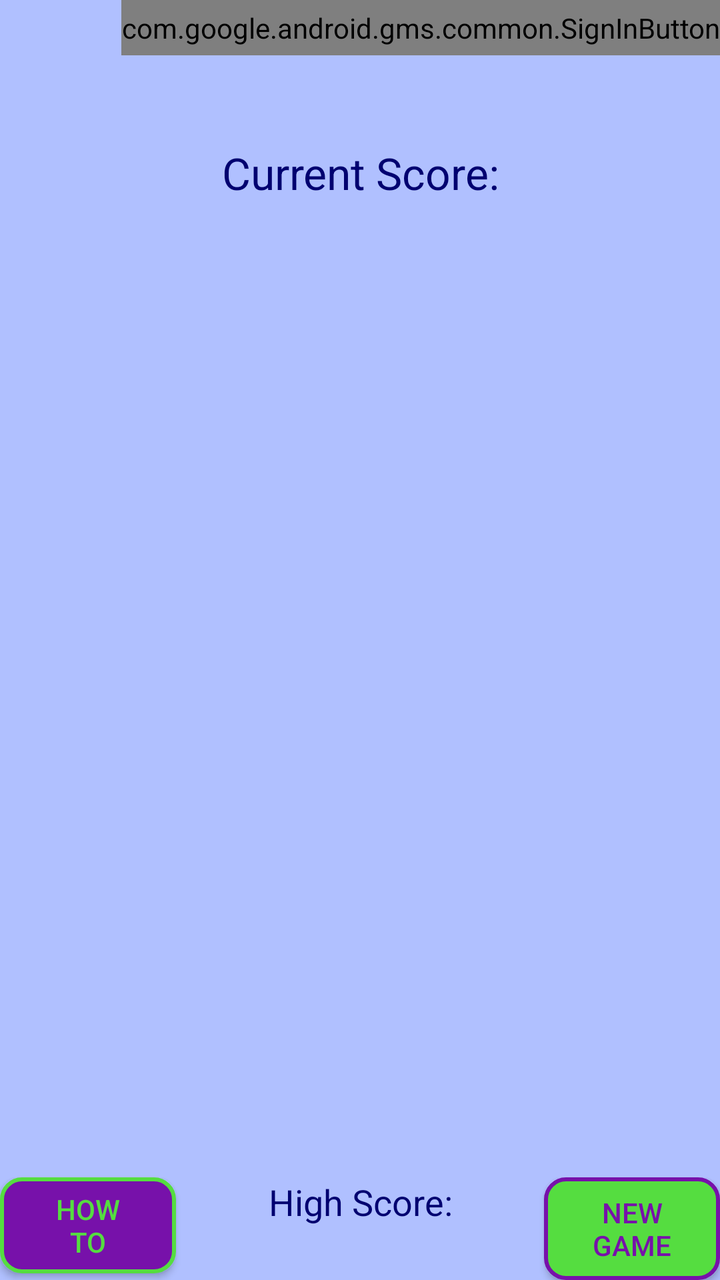
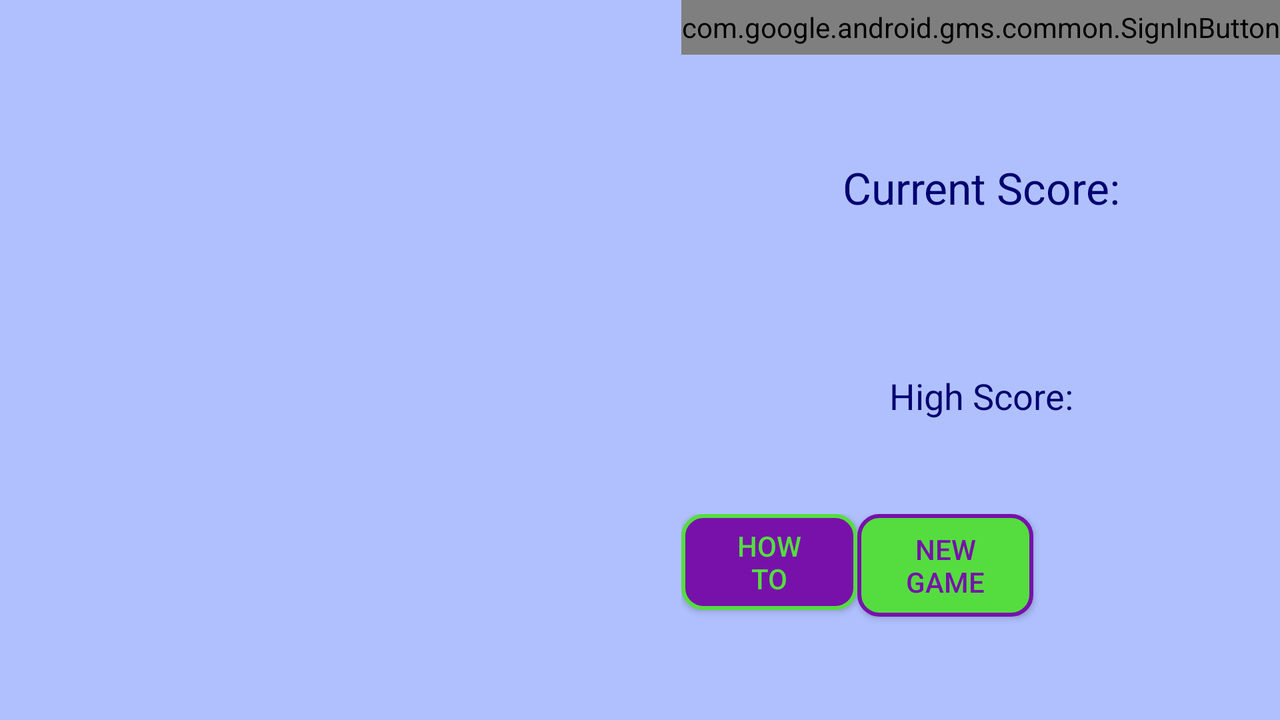

An Android layout and its configuration variant, each rendered on a device that would load it. The default file and the variant file are quoted in full after the pictures.
<!-- AndroidManifest.xml: application theme AppTheme -->
<!-- res/layout/jump_sum_easy.xml -->
<LinearLayout xmlns:android="http://schemas.android.com/apk/res/android"
    android:layout_width="match_parent"
    android:layout_height="match_parent"
    android:orientation="vertical"
    android:background="@color/back_color" >    
	   
    <FrameLayout 
        android:layout_weight="0.1"
	    android:layout_width="match_parent"
	    android:layout_height="wrap_content" >
	    
		<com.google.android.gms.common.SignInButton
		    android:id="@+id/sign_in_button"
		    android:layout_width="wrap_content"
		    android:layout_height="match_parent"
	    	android:layout_gravity="right"/>
	    	
	    <TableLayout
			android:id="@+id/sign_out_layout"
	        android:layout_width="match_parent"
	        android:layout_height="wrap_content"
    		android:stretchColumns="1"  
			android:visibility="gone">
	    	
	        <TableRow>
	            <TextView/>
			    <TextView
			        android:id="@+id/current_user"
				    android:layout_width="wrap_content"
				    android:layout_height="match_parent"
		    		android:layout_gravity="right"
			        android:textColor="@color/sign_out_back" />
		    </TableRow>
				    
	        <TableRow>
				<Button
				    android:id="@+id/leaderboard_button"
				    android:layout_width="wrap_content"
				    android:layout_height="match_parent"
				    android:text="@string/leaderboard"
		    		android:layout_gravity="left" 
			        style="@style/SignOutButton" />
			    
				<Button
				    android:id="@+id/sign_out_button"
				    android:layout_width="wrap_content"
				    android:layout_height="match_parent"
				    android:text="@string/sign_out"
		    		android:layout_gravity="right" 
		    		style="@style/SignOutButton"  />
			</TableRow>
		</TableLayout>
	</FrameLayout>
    
    <TextView
        android:id="@+id/currentScoreText"
        android:layout_width="match_parent"
	    android:layout_height="wrap_content"
        android:text="@string/current_score"
        android:textColor="@color/button_border"
        android:textAppearance="?android:attr/textAppearanceLarge"
        android:layout_weight="1" 
    	android:gravity="center" />
    
    <TableLayout
        android:id="@+id/tableLayout1"
        android:layout_width="match_parent"
        android:layout_height="wrap_content"
        android:layout_weight="5" >
        
        <TableRow
            android:layout_width="match_parent"
	    	android:layout_height="match_parent"
        	android:layout_weight="1" 
        	android:stretchColumns="*">
        	<FrameLayout android:layout_weight="1" android:id="@+id/widgetr0c0"/>
        	<FrameLayout android:layout_weight="1" android:id="@+id/widgetr0c1"/>
        	<FrameLayout android:layout_weight="1" android:id="@+id/widgetr0c2"/>
        	<FrameLayout android:layout_weight="1" android:id="@+id/widgetr0c3"/>
        	<FrameLayout android:layout_weight="1" android:id="@+id/widgetr0c4"/>
        </TableRow>
        <TableRow
            android:layout_width="match_parent"
	    	android:layout_height="match_parent"
        	android:layout_weight="1" 
        	android:stretchColumns="*">
        	<FrameLayout android:layout_weight="1" android:id="@+id/widgetr1c0"/>
        	<FrameLayout android:layout_weight="1" android:id="@+id/widgetr1c1"/>
        	<FrameLayout android:layout_weight="1" android:id="@+id/widgetr1c2"/>
        	<FrameLayout android:layout_weight="1" android:id="@+id/widgetr1c3"/>
        	<FrameLayout android:layout_weight="1" android:id="@+id/widgetr1c4"/>
        </TableRow>
        <TableRow
            android:layout_width="match_parent"
	    	android:layout_height="match_parent"
        	android:layout_weight="1" 
        	android:stretchColumns="*">
        	<FrameLayout android:layout_weight="1" android:id="@+id/widgetr2c0"/>
        	<FrameLayout android:layout_weight="1" android:id="@+id/widgetr2c1"/>
        	<FrameLayout android:layout_weight="1" android:id="@+id/widgetr2c2"/>
        	<FrameLayout android:layout_weight="1" android:id="@+id/widgetr2c3"/>
        	<FrameLayout android:layout_weight="1" android:id="@+id/widgetr2c4"/>
        </TableRow>
        <TableRow
            android:layout_width="match_parent"
	    	android:layout_height="match_parent"
        	android:layout_weight="1" 
        	android:stretchColumns="*">
        	<FrameLayout android:layout_weight="1" android:id="@+id/widgetr3c0"/>
        	<FrameLayout android:layout_weight="1" android:id="@+id/widgetr3c1"/>
        	<FrameLayout android:layout_weight="1" android:id="@+id/widgetr3c2"/>
        	<FrameLayout android:layout_weight="1" android:id="@+id/widgetr3c3"/>
        	<FrameLayout android:layout_weight="1" android:id="@+id/widgetr3c4"/>
        </TableRow>
        <TableRow
            android:layout_width="match_parent"
	    	android:layout_height="match_parent"
        	android:layout_weight="1" 
        	android:stretchColumns="*">
        	<FrameLayout android:layout_weight="1" android:id="@+id/widgetr4c0"/>
        	<FrameLayout android:layout_weight="1" android:id="@+id/widgetr4c1"/>
        	<FrameLayout android:layout_weight="1" android:id="@+id/widgetr4c2"/>
        	<FrameLayout android:layout_weight="1" android:id="@+id/widgetr4c3"/>
        	<FrameLayout android:layout_weight="1" android:id="@+id/widgetr4c4"/>
        </TableRow>
        <TableRow
            android:layout_width="match_parent"
	    	android:layout_height="match_parent"
        	android:layout_weight="1" 
        	android:stretchColumns="*">
        	<FrameLayout android:layout_weight="1" android:id="@+id/widgetr5c0"/>
        	<FrameLayout android:layout_weight="1" android:id="@+id/widgetr5c1"/>
        	<FrameLayout android:layout_weight="1" android:id="@+id/widgetr5c2"/>
        	<FrameLayout android:layout_weight="1" android:id="@+id/widgetr5c3"/>
        	<FrameLayout android:layout_weight="1" android:id="@+id/widgetr5c4"/>
        </TableRow>
        <TableRow
            android:layout_width="match_parent"
	    	android:layout_height="match_parent"
        	android:layout_weight="1" 
        	android:stretchColumns="*">
        	<FrameLayout android:layout_weight="1" android:id="@+id/widgetr6c0"/>
        	<FrameLayout android:layout_weight="1" android:id="@+id/widgetr6c1"/>
        	<FrameLayout android:layout_weight="1" android:id="@+id/widgetr6c2"/>
        	<FrameLayout android:layout_weight="1" android:id="@+id/widgetr6c3"/>
        	<FrameLayout android:layout_weight="1" android:id="@+id/widgetr6c4"/>
        </TableRow>
            
    </TableLayout>

    <LinearLayout
        android:layout_width="match_parent"
        android:layout_height="wrap_content"
    	android:orientation="horizontal" >
        
        <Button
	        android:id="@+id/howToButton"
	        android:text="@string/how_to"
    		style="@style/HowToButton" />
        
        <TextView
	        android:id="@+id/highScoreText"
	        android:layout_width="0dp"
	        android:layout_height="wrap_content"
	        android:text="@string/high_score"
	        android:textColor="@color/button_border"
	        android:textAppearance="?android:attr/textAppearanceMedium"  
        	android:layout_weight="1"
    		android:gravity="center" />
        
        <Button
	        android:id="@+id/newGameButton"
	        android:text="@string/new_game"
    		style="@style/NewGameButton" />

    </LinearLayout>

</LinearLayout>
<!-- resources referenced by this layout -->
<resources>
  <color name="back_color">#B0C0FF</color>
  <color name="button_border">#000070</color>
  <color name="sign_out_back">#DD4B39</color>
  <string name="current_score">Current Score: </string>
  <string name="high_score">High Score:\n</string>
  <string name="how_to">How\nTo</string>
  <string name="leaderboard">Leaderboard</string>
  <string name="new_game">New\ngame</string>
  <string name="sign_out">Sign Out</string>
  <style name="HowToButton">
          <item name="android:layout_width">wrap_content</item>
          <item name="android:layout_height">wrap_content</item>
          <item name="android:layout_gravity">left</item>
          <item name="android:background">@drawable/how_to_button</item>
          <item name="android:textColor">@color/how_to_border</item>
      </style>
  <style name="NewGameButton">
          <item name="android:layout_width">wrap_content</item>
          <item name="android:layout_height">wrap_content</item>
          <item name="android:layout_gravity">right</item>
          <item name="android:background">@drawable/new_game_button</item>
          <item name="android:textColor">@color/new_game_border</item>
      </style>
  <style name="SignOutButton">
          <item name="android:layout_width">wrap_content</item>
          <item name="android:layout_height">wrap_content</item>
          <item name="android:background">@drawable/sign_out_button</item>
          <item name="android:textColor">@color/sign_out_border</item>
          <item name="android:textStyle">bold</item>
      </style>
  <style name="AppTheme" parent="AppBaseTheme">
          
      </style>
  <!-- drawable how_to_button (drawable) -->
  <?xml version="1.0" encoding="utf-8"?>
  
  <shape xmlns:android="http://schemas.android.com/apk/res/android" 
         android:shape="rectangle" >
      <corners
          android:radius="10dp"/>
      
      <padding
          android:left="3dp"
          android:right="3dp"
          android:top="3dp"
          android:bottom="3dp"
          />
      <solid
          android:color="@color/how_to_back"/>
      <stroke
          android:color="@color/how_to_border"
          android:width="2dp" />
  </shape>
  <color name="how_to_border">#55DD40</color>
  <!-- drawable new_game_button (drawable) -->
  <?xml version="1.0" encoding="utf-8"?>
  
  <shape xmlns:android="http://schemas.android.com/apk/res/android" 
         android:shape="rectangle" >
      <corners
          android:radius="10dp"/>
      
      <padding
          android:left="8dp"
          android:right="8dp"
          android:top="8dp"
          android:bottom="8dp"
          />
      <solid
          android:color="@color/new_game_back"/>
      <stroke
          android:color="@color/new_game_border"
          android:width="2dp" />
  </shape>
  <color name="new_game_border">#7711AA</color>
  <!-- drawable sign_out_button (drawable) -->
  <?xml version="1.0" encoding="utf-8"?>
  
  <shape xmlns:android="http://schemas.android.com/apk/res/android" 
         android:shape="rectangle" >
      <corners
          android:radius="1dp"/>
      
      <padding
          android:left="5dp"
          android:right="5dp"
          android:top="3dp"
          android:bottom="3dp"
          />
      <solid
          android:color="@color/sign_out_back"/>
      <stroke
          android:color="@color/sign_out_border"
          android:width="0dp" />
  </shape>
  <color name="sign_out_border">#FFFFFF</color>
  <style name="AppBaseTheme" parent="Theme.AppCompat.Light">
          
      </style>
  <color name="how_to_back">#7711AA</color>
  <color name="new_game_back">#55DD40</color>
</resources>
<!-- res/layout-land/jump_sum_easy.xml (the repository's variant of the layout above) -->
<!-- drawn on the phone turned sideways -->
<LinearLayout xmlns:android="http://schemas.android.com/apk/res/android"
    android:layout_width="match_parent"
    android:layout_height="match_parent"
    android:orientation="horizontal"
    android:baselineAligned="false"
    android:background="@color/back_color" >

    <TableLayout
        android:id="@+id/tableLayout1"
        android:layout_width="0dp"
        android:layout_height="match_parent"
        android:layout_weight="5" >
        
        <TableRow
            android:layout_width="wrap_content"
	    	android:layout_height="match_parent"
        	android:layout_weight="1" 
        	android:stretchColumns="*">
        	<FrameLayout android:layout_weight="1" android:id="@+id/widgetr0c0"/>
        	<FrameLayout android:layout_weight="1" android:id="@+id/widgetr1c0"/>
        	<FrameLayout android:layout_weight="1" android:id="@+id/widgetr2c0"/>
        	<FrameLayout android:layout_weight="1" android:id="@+id/widgetr3c0"/>
        	<FrameLayout android:layout_weight="1" android:id="@+id/widgetr4c0"/>
        	<FrameLayout android:layout_weight="1" android:id="@+id/widgetr5c0"/>
        	<FrameLayout android:layout_weight="1" android:id="@+id/widgetr6c0"/>
        </TableRow>
        <TableRow
            android:layout_width="wrap_content"
	    	android:layout_height="match_parent"
        	android:layout_weight="1" 
        	android:stretchColumns="*">
        	<FrameLayout android:layout_weight="1" android:id="@+id/widgetr0c1"/>
        	<FrameLayout android:layout_weight="1" android:id="@+id/widgetr1c1"/>
        	<FrameLayout android:layout_weight="1" android:id="@+id/widgetr2c1"/>
        	<FrameLayout android:layout_weight="1" android:id="@+id/widgetr3c1"/>
        	<FrameLayout android:layout_weight="1" android:id="@+id/widgetr4c1"/>
        	<FrameLayout android:layout_weight="1" android:id="@+id/widgetr5c1"/>
        	<FrameLayout android:layout_weight="1" android:id="@+id/widgetr6c1"/>
        </TableRow>
        <TableRow
            android:layout_width="wrap_content"
	    	android:layout_height="match_parent"
        	android:layout_weight="1" 
        	android:stretchColumns="*">
        	<FrameLayout android:layout_weight="1" android:id="@+id/widgetr0c2"/>
        	<FrameLayout android:layout_weight="1" android:id="@+id/widgetr1c2"/>
        	<FrameLayout android:layout_weight="1" android:id="@+id/widgetr2c2"/>
        	<FrameLayout android:layout_weight="1" android:id="@+id/widgetr3c2"/>
        	<FrameLayout android:layout_weight="1" android:id="@+id/widgetr4c2"/>
        	<FrameLayout android:layout_weight="1" android:id="@+id/widgetr5c2"/>
        	<FrameLayout android:layout_weight="1" android:id="@+id/widgetr6c2"/>
        </TableRow>
        <TableRow
            android:layout_width="wrap_content"
	    	android:layout_height="match_parent"
        	android:layout_weight="1" 
        	android:stretchColumns="*">
        	<FrameLayout android:layout_weight="1" android:id="@+id/widgetr0c3"/>
        	<FrameLayout android:layout_weight="1" android:id="@+id/widgetr1c3"/>
        	<FrameLayout android:layout_weight="1" android:id="@+id/widgetr2c3"/>
        	<FrameLayout android:layout_weight="1" android:id="@+id/widgetr3c3"/>
        	<FrameLayout android:layout_weight="1" android:id="@+id/widgetr4c3"/>
        	<FrameLayout android:layout_weight="1" android:id="@+id/widgetr5c3"/>
        	<FrameLayout android:layout_weight="1" android:id="@+id/widgetr6c3"/>
        </TableRow>
        <TableRow
            android:layout_width="wrap_content"
	    	android:layout_height="match_parent"
        	android:layout_weight="1" 
        	android:stretchColumns="*">
        	<FrameLayout android:layout_weight="1" android:id="@+id/widgetr0c4"/>
        	<FrameLayout android:layout_weight="1" android:id="@+id/widgetr1c4"/>
        	<FrameLayout android:layout_weight="1" android:id="@+id/widgetr2c4"/>
        	<FrameLayout android:layout_weight="1" android:id="@+id/widgetr3c4"/>
        	<FrameLayout android:layout_weight="1" android:id="@+id/widgetr4c4"/>
        	<FrameLayout android:layout_weight="1" android:id="@+id/widgetr5c4"/>
        	<FrameLayout android:layout_weight="1" android:id="@+id/widgetr6c4"/>
        </TableRow>
            
    </TableLayout>

    <LinearLayout
        android:layout_width="wrap_content"
		android:layout_height="match_parent"
    	android:orientation="vertical" >
        
        <FrameLayout 
	        android:layout_weight="1"
		    android:layout_width="match_parent"
		    android:layout_height="wrap_content"
		    android:layout_gravity="right" >
		    
			<com.google.android.gms.common.SignInButton
			    android:id="@+id/sign_in_button"
			    android:layout_width="wrap_content"
			    android:layout_height="match_parent"
		    	android:layout_gravity="right" />
			    
			<LinearLayout
			    android:id="@+id/sign_out_layout"
		        android:layout_width="match_parent"
		        android:layout_height="wrap_content"
		    	android:orientation="vertical"
		    	android:layout_gravity="right" 
		    	android:gravity="right" 
			    android:visibility="gone">
		    	
			    <TextView
			        android:id="@+id/current_user"
				    android:layout_width="wrap_content"
				    android:layout_height="match_parent"
	    			android:layout_gravity="right" 
			        android:textColor="@color/sign_out_back" />
		        
				<Button
				    android:id="@+id/sign_out_button"
				    android:layout_width="wrap_content"
				    android:layout_height="match_parent"
				    android:text="@string/sign_out"
		    		android:layout_gravity="right" 
			    	style="@style/SignOutButton" />
			</LinearLayout>
		</FrameLayout>

	    <TextView
	        android:id="@+id/currentScoreText"
	        android:layout_width="match_parent"
		    android:layout_height="wrap_content"
	        android:text="@string/current_score"
	        android:textColor="@color/button_border"
	        android:textAppearance="?android:attr/textAppearanceLarge"
	        android:layout_weight="12" 
	    	android:gravity="center" />

	    <TextView
	        android:id="@+id/highScoreText"
	        android:layout_width="match_parent"
	        android:layout_height="wrap_content"
	        android:layout_weight="6"
	        android:gravity="center"
	        android:text="@string/high_score"
	        android:textColor="@color/button_border"
	        android:textAppearance="?android:attr/textAppearanceMedium" />
	    
        <Button
		    android:id="@+id/leaderboard_button"
	        android:layout_width="match_parent"
	        android:layout_height="wrap_content"
	        android:layout_weight="1"
		    android:text="@string/leaderboard"
    		android:layout_gravity="center"
			android:visibility="gone" 
	        style="@style/SignOutButton" />
        
        <LinearLayout
	        android:layout_width="match_parent"
			android:layout_height="wrap_content"
	    	android:orientation="horizontal"  
        	android:layout_weight="6" >
        	        
	        <Button
		        android:id="@+id/howToButton"
		        android:text="@string/how_to"
	    		style="@style/HowToButton" />
	        
	        <Button
		        android:id="@+id/newGameButton"
		        android:text="@string/new_game"
	    		style="@style/NewGameButton" />
	        
	    </LinearLayout>

    </LinearLayout>

</LinearLayout>
